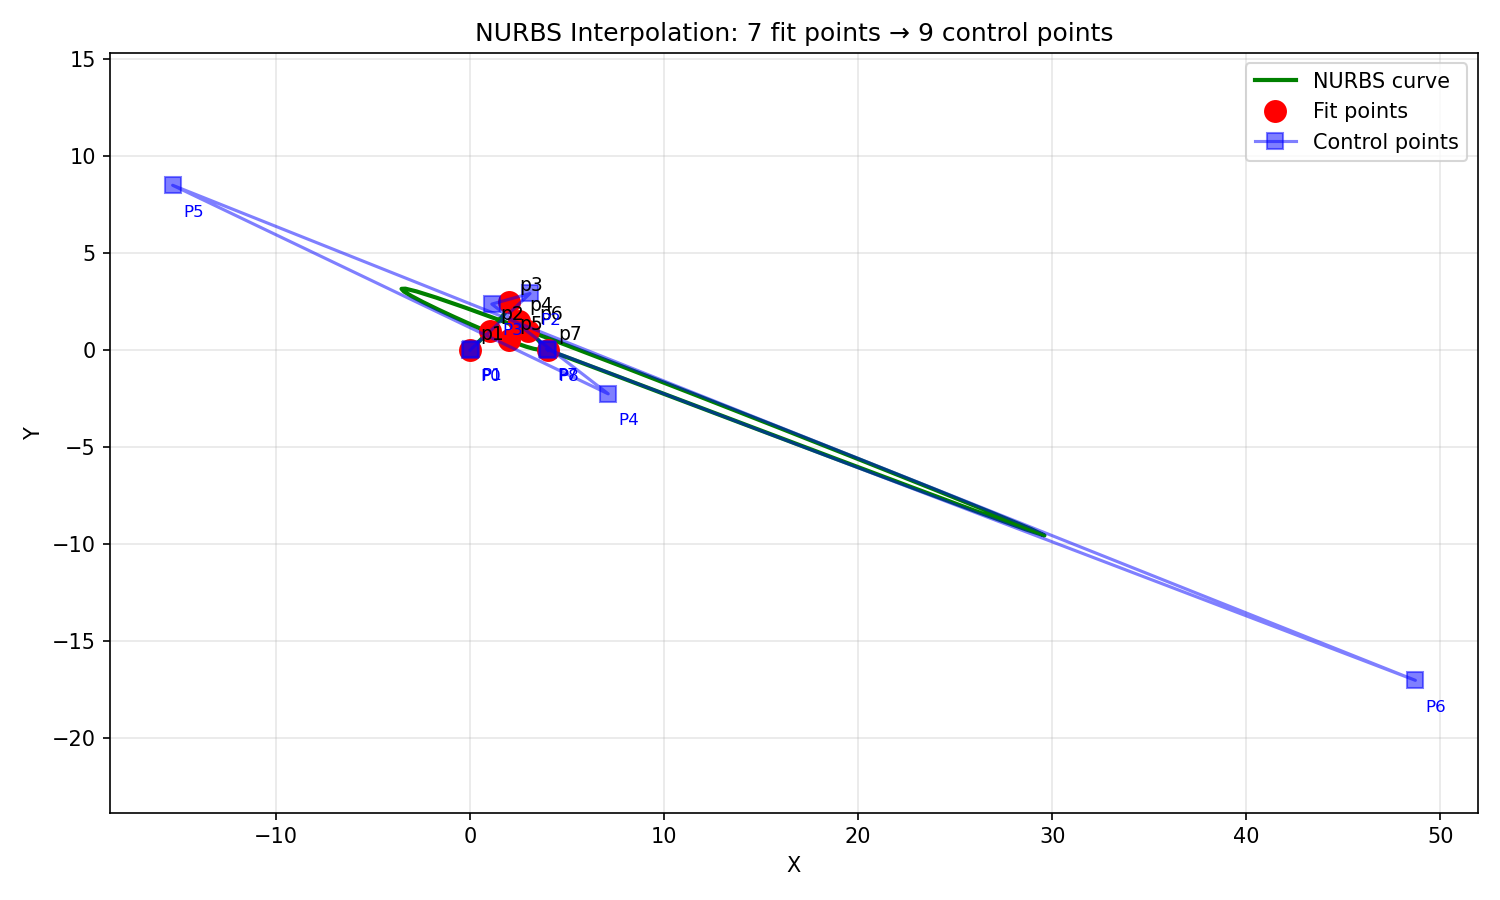

Here is the Python script that generated this plot:
#!/usr/bin/env python3
"""
Test script for NURBS spline interpolation with n=m+p-1 formula
For 7 fit points with degree 3, we should get 9 control points

Strategy:
- Fix P0 = D0 and P8 = D6 (endpoints)
- Fix P1 and P7 using tangent estimates
- Solve for P2..P6 using interior fit points D1..D5
"""

import numpy as np
import matplotlib.pyplot as plt

def basis_function(i, p, u, knots):
    """
    Compute B-spline basis function N_{i,p}(u) using Cox-de Boor recursion
    """
    # Handle endpoint case
    num_ctrl_pts = len(knots) - p - 2
    if abs(u - knots[-1]) < 1e-10:
        return 1.0 if i == num_ctrl_pts else 0.0

    # Degree 0
    if p == 0:
        if knots[i] <= u < knots[i+1]:
            return 1.0
        elif abs(u - knots[i+1]) < 1e-10 and i+1 == len(knots)-1:
            return 1.0
        else:
            return 0.0

    # Use triangular table
    basis_values = np.zeros(p + 1)

    # Initialize degree 0
    for j in range(p + 1):
        if knots[i+j] <= u < knots[i+j+1]:
            basis_values[j] = 1.0
        elif abs(u - knots[i+j+1]) < 1e-10 and i+j+1 == len(knots)-1:
            basis_values[j] = 1.0

    # Build up to degree p
    for k in range(1, p + 1):
        # Left end
        if basis_values[0] == 0.0:
            saved = 0.0
        else:
            u_right = knots[i+k]
            u_left = knots[i]
            if abs(u_right - u_left) < 1e-10:
                saved = 0.0
            else:
                saved = ((u - u_left) / (u_right - u_left)) * basis_values[0]

        # Middle terms
        for j in range(p - k + 1):
            u_left = knots[i+j+1]
            u_right = knots[i+j+k+1]

            if basis_values[j+1] == 0.0:
                basis_values[j] = saved
                saved = 0.0
            else:
                if abs(u_right - u_left) < 1e-10:
                    temp = 0.0
                else:
                    temp = ((u_right - u) / (u_right - u_left)) * basis_values[j+1]
                basis_values[j] = saved + temp

                if abs(knots[i+j+k+1] - knots[i+j+1]) < 1e-10:
                    saved = 0.0
                else:
                    saved = ((u - knots[i+j+1]) / (knots[i+j+k+1] - knots[i+j+1])) * basis_values[j+1]

    return basis_values[0]

def compute_parameters(points):
    """
    Compute parameter values using chord length parameterization
    """
    n = len(points)
    params = np.zeros(n)
    params[0] = 0.0
    params[-1] = 1.0

    if n == 2:
        return params

    # Calculate total chord length
    total_length = 0.0
    for i in range(n - 1):
        chord_length = np.linalg.norm(points[i+1] - points[i])
        total_length += chord_length
        params[i+1] = total_length

    # Normalize
    if total_length > 0.0001:
        params = params / total_length
    else:
        params = np.linspace(0, 1, n)

    return params

def generate_knot_vector(n, p, params):
    """
    Generate knot vector using averaging method
    n: index of last control point (numControlPoints - 1)
    p: degree
    params: parameter values for fit points
    """
    m = n + p + 1
    num_knots = m + 1
    knots = np.zeros(num_knots)

    # Clamped: repeat 0 (p+1) times at start
    for i in range(p + 1):
        knots[i] = 0.0

    # Internal knots: average p consecutive parameter values
    for j in range(1, n - p + 1):
        knots[j + p] = np.mean(params[j:j+p])

    # Clamped: repeat 1 (p+1) times at end
    for i in range(n + 1, num_knots):
        knots[i] = 1.0

    return knots

def interpolate_nurbs(fit_points, degree=3):
    """
    NURBS spline interpolation using n = m + p - 1 formula
    Strategy: Fix endpoints + tangent control points, solve for interior
    """
    num_fit = len(fit_points)

    # Calculate number of control points
    m = num_fit - 1  # index of last fit point
    n = m + degree - 1  # index of last control point
    num_control = n + 1  # total control points

    print(f"Number of fit points: {num_fit}")
    print(f"m (index of last fit point): {m}")
    print(f"degree (p): {degree}")
    print(f"n = m + p - 1 = {m} + {degree} - 1 = {n}")
    print(f"Number of control points (n+1): {num_control}")

    # Step 1: Compute parameters
    params = compute_parameters(fit_points)
    print(f"Parameters: {params}")

    # Step 2: Generate knot vector
    knots = generate_knot_vector(n, degree, params)
    print(f"Knot vector (length {len(knots)}): {knots}")

    # Step 3: Fix control points
    control_points = np.zeros((num_control, 2))

    # Fix P0 = D0 and Pn = Dm
    control_points[0] = fit_points[0]
    control_points[-1] = fit_points[-1]

    # Fix P1 and P(n-1) using tangent estimates
    # P1 = P0 + alpha * (D1 - D0)
    alpha = params[1] / 3.0
    control_points[1] = control_points[0] + alpha * (fit_points[1] - fit_points[0])

    # P(n-1) = Pn - beta * (Dm - D(m-1))
    beta = (1.0 - params[m-1]) / 3.0
    control_points[n-1] = control_points[n] - beta * (fit_points[m] - fit_points[m-1])

    print(f"\nFixed control points:")
    print(f"  P0 = D0 = {control_points[0]}")
    print(f"  P1 (tangent) = {control_points[1]}")
    print(f"  P{n-1} (tangent) = {control_points[n-1]}")
    print(f"  P{n} = D{m} = {control_points[n]}")

    # Step 4: Solve for interior control points P2..P(n-2)
    # Using interior fit points D1..D(m-1)
    num_interior_fit = num_fit - 2  # D1..D5 for 7 fit points
    num_interior_ctrl = num_control - 4  # P2..P6 for 9 control points

    print(f"\nSolving for interior control points:")
    print(f"  Interior fit points: {num_interior_fit} (D1..D{m-1})")
    print(f"  Interior control points: {num_interior_ctrl} (P2..P{n-2})")

    if num_interior_fit != num_interior_ctrl:
        print(f"  WARNING: System is not square! ({num_interior_fit} equations, {num_interior_ctrl} unknowns)")

    A = np.zeros((num_interior_fit, num_interior_ctrl))
    b = np.zeros((num_interior_fit, 2))

    for k in range(num_interior_fit):
        # Interior fit point index: k+1 (D1, D2, ..., D(m-1))
        fit_idx = k + 1

        # RHS: fit point
        b[k] = fit_points[fit_idx].copy()

        # Subtract contributions from fixed control points
        # P0
        basis = basis_function(0, degree, params[fit_idx], knots)
        b[k] -= basis * control_points[0]

        # P1
        basis = basis_function(1, degree, params[fit_idx], knots)
        b[k] -= basis * control_points[1]

        # P(n-1)
        basis = basis_function(n-1, degree, params[fit_idx], knots)
        b[k] -= basis * control_points[n-1]

        # Pn
        basis = basis_function(n, degree, params[fit_idx], knots)
        b[k] -= basis * control_points[n]

        # Matrix for interior control points P2..P(n-2)
        for j in range(num_interior_ctrl):
            ctrl_idx = j + 2  # P2, P3, ..., P(n-2)
            A[k, j] = basis_function(ctrl_idx, degree, params[fit_idx], knots)

    print(f"\nBasis matrix A (shape {A.shape}):")
    print(A)
    print(f"\nRHS b (shape {b.shape}):")
    print(b)

    # Solve for interior control points
    try:
        interior_points = np.linalg.solve(A, b)
        control_points[2:n-1] = interior_points
        print(f"\nLinear system solved successfully!")
        print(f"Matrix condition number: {np.linalg.cond(A):.2e}")
    except np.linalg.LinAlgError as e:
        print(f"Error solving linear system: {e}")
        print(f"Matrix condition number: {np.linalg.cond(A)}")
        return None, None

    return control_points, knots

def evaluate_nurbs(control_points, knots, degree, u):
    """
    Evaluate NURBS curve at parameter u
    """
    point = np.zeros(2)

    for i in range(len(control_points)):
        basis = basis_function(i, degree, u, knots)
        point += basis * control_points[i]

    return point

# Test with 7 fit points
fit_points = np.array([
    [0.0, 0.0],   # p1
    [1.0, 1.0],   # p2
    [2.0, 2.5],   # p3
    [2.5, 1.5],   # p4
    [2.0, 0.5],   # p5
    [3.0, 1.0],   # p6
    [4.0, 0.0],   # p7
])

print("=" * 60)
print("NURBS Interpolation Test: n = m + p - 1 formula")
print("Strategy: Fix endpoints + tangent points, solve for interior")
print("=" * 60)

control_points, knots = interpolate_nurbs(fit_points, degree=3)

if control_points is not None:
    print(f"\nControl points ({len(control_points)}):")
    for i, cp in enumerate(control_points):
        print(f"  P{i}: ({cp[0]:.4f}, {cp[1]:.4f})")

    # Verify interpolation
    print("\n" + "=" * 60)
    print("Verification: Evaluate curve at fit point parameters")
    print("=" * 60)

    params = compute_parameters(fit_points)
    max_error = 0.0

    for i, (fp, param) in enumerate(zip(fit_points, params)):
        curve_point = evaluate_nurbs(control_points, knots, 3, param)
        error = np.linalg.norm(curve_point - fp)
        max_error = max(max_error, error)
        status = "✅" if error < 1e-3 else "❌"
        print(f"{status} p{i+1}: expected ({fp[0]:.2f}, {fp[1]:.2f}), "
              f"got ({curve_point[0]:.4f}, {curve_point[1]:.4f}), error={error:.2e}")

    print(f"\nMaximum interpolation error: {max_error:.2e}")
    print(f"Status: {'✅ PASS' if max_error < 1e-3 else '❌ FAIL'}")

    # Plot
    fig, ax = plt.subplots(figsize=(10, 6))

    # Evaluate curve
    u_vals = np.linspace(0, 1, 100)
    curve_points = np.array([evaluate_nurbs(control_points, knots, 3, u) for u in u_vals])

    # Plot curve
    ax.plot(curve_points[:, 0], curve_points[:, 1], 'g-', linewidth=2, label='NURBS curve')

    # Plot fit points
    ax.plot(fit_points[:, 0], fit_points[:, 1], 'ro', markersize=10, label='Fit points', markerfacecolor='red')

    # Plot control points
    ax.plot(control_points[:, 0], control_points[:, 1], 'bs-', markersize=8,
            label='Control points', alpha=0.5, markerfacecolor='blue')

    # Add labels
    for i, fp in enumerate(fit_points):
        ax.annotate(f'p{i+1}', fp, xytext=(5, 5), textcoords='offset points', fontsize=9)

    for i, cp in enumerate(control_points):
        ax.annotate(f'P{i}', cp, xytext=(5, -15), textcoords='offset points', fontsize=8, color='blue')

    ax.set_xlabel('X')
    ax.set_ylabel('Y')
    ax.set_title(f'NURBS Interpolation: {len(fit_points)} fit points → {len(control_points)} control points')
    ax.legend()
    ax.grid(True, alpha=0.3)
    ax.axis('equal')

    plt.tight_layout()
    plt.savefig('/tmp/gh-issue-solver-1760733053436/experiments/test_issue253_9controls_v2.png', dpi=150)
    print(f"\nPlot saved to: experiments/test_issue253_9controls_v2.png")

    print("\n" + "=" * 60)
    print("Summary:")
    print(f"  Fit points: {len(fit_points)}")
    print(f"  Control points: {len(control_points)}")
    print(f"  Expected control points: {len(fit_points) + 3 - 1} (for degree 3)")
    print(f"  Max error: {max_error:.2e}")
    print("=" * 60)
